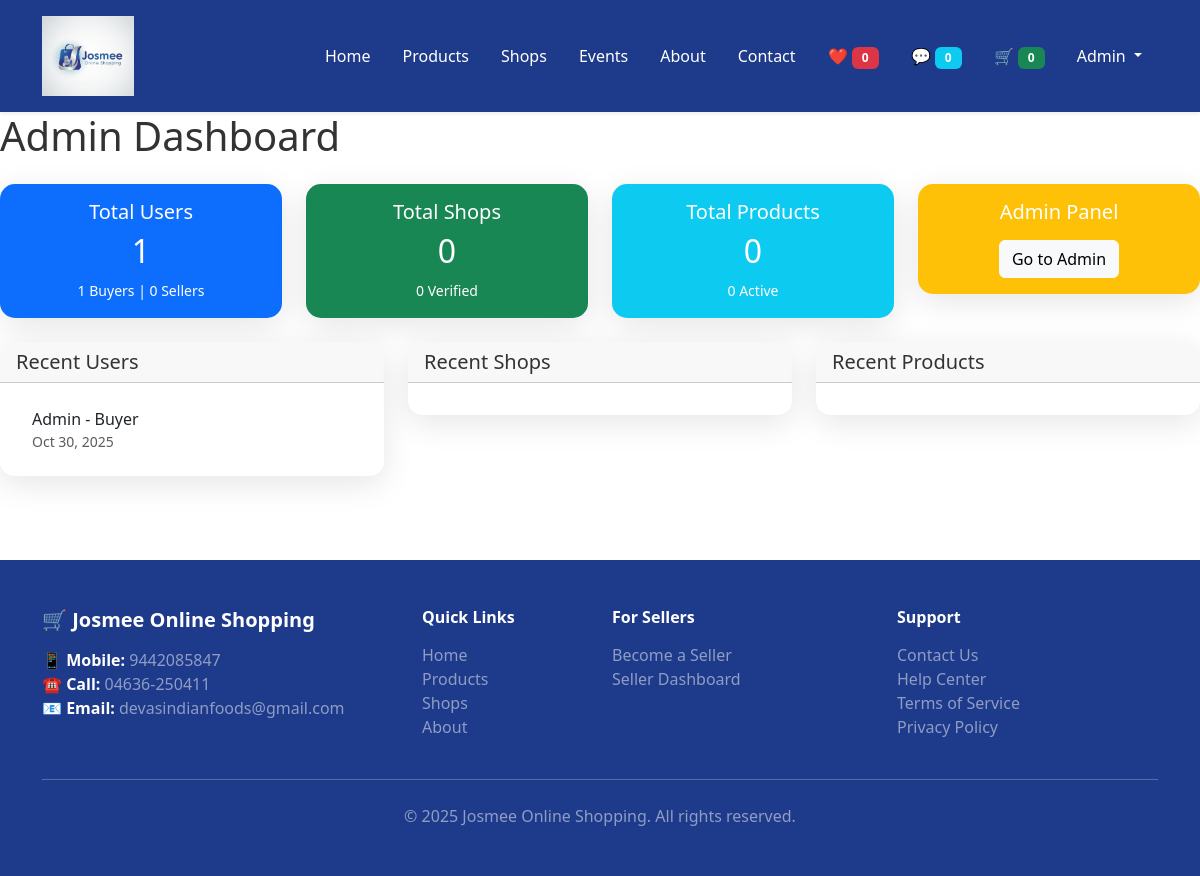
Page /dashboard/admin/ (signed in) on the committed database.
### accounts/models.py (models this page shows, shortened)
class CustomUser(AbstractUser):
    ROLE_CHOICES = (
        ('buyer', 'Buyer'),
        ('seller', 'Seller'),
        ('admin', 'Admin'),
    )
    role = models.CharField(max_length=10, choices=ROLE_CHOICES, default='buyer')
    phone = models.CharField(max_length=20, blank=True, null=True)
    avatar = models.ImageField(upload_to='avatars/', blank=True, null=True)
    is_verified = models.BooleanField(default=False)
    phone_verified = models.BooleanField(default=False)
    pan_number = models.CharField(max_length=10, blank=True, null=True, unique=True)
    gst_number = models.CharField(max_length=15, blank=True, null=True, unique=True)
    created_at = models.DateTimeField(auto_now_add=True)
    updated_at = models.DateTimeField(auto_now=True)
    class Meta:
        verbose_name = _('User')
        verbose_name_plural = _('Users')
    @property
    def is_admin_user(self):
        return self.role == 'admin' or self.is_superuser

### dashboard/views.py (the view)
# urls.py: path('admin/', views.admin_dashboard_view, name='admin_dashboard'),
@login_required
@admin_required
def admin_dashboard_view(request):
    from accounts.models import CustomUser
    from shops.models import Shop
    from store.models import Product
    from payments.models import Payment
    total_users = CustomUser.objects.count()
    total_buyers = CustomUser.objects.filter(role='buyer').count()
    total_sellers = CustomUser.objects.filter(role='seller').count()
    total_shops = Shop.objects.count()
    verified_shops = Shop.objects.filter(is_verified=True).count()
    total_products = Product.objects.count()
    active_products = Product.objects.filter(is_active=True).count()
    recent_users = CustomUser.objects.order_by('-date_joined')[:10]
    recent_shops = Shop.objects.order_by('-created_at')[:10]
    recent_products = Product.objects.order_by('-created_at')[:10]
    context = {
        'total_users': total_users,
        'total_buyers': total_buyers,
        'total_sellers': total_sellers,
        'total_shops': total_shops,
        'verified_shops': verified_shops,
        'total_products': total_products,
        'active_products': active_products,
        'recent_users': recent_users,
        'recent_shops': recent_shops,
        'recent_products': recent_products,
    }
    return render(request, 'dashboard/admin_dashboard.html', context)

### chat/context_processors.py (called while the page is built)
def unread_messages_count(request):
    if request.user.is_authenticated:
        try:
            conversations = Conversation.objects.filter(
                models.Q(buyer=request.user) | models.Q(seller=request.user)
            )
            unread_count = 0
            for conversation in conversations:
                unread_count += conversation.unread_count(request.user)
            return {'unread_messages_count': unread_count}
        except Exception:
            return {'unread_messages_count': 0}
    return {'unread_messages_count': 0}

### wishlist/context_processors.py (called while the page is built)
def wishlist_count(request):
    if request.user.is_authenticated:
        try:
            wishlist = Wishlist.objects.get(user=request.user)
            return {'wishlist_count': wishlist.item_count}
        except Wishlist.DoesNotExist:
            return {'wishlist_count': 0}
    return {'wishlist_count': 0}

### templates/dashboard/admin_dashboard.html (shortened to what this page needs)
{% extends 'base.html' %}
{% block content %}
<h1 class="mb-4">Admin Dashboard</h1>
<div class="row mb-4">
    <div class="col-md-3">
        <div class="card text-center bg-primary text-white">
            <div class="card-body">
                <h5 class="card-title">Total Users</h5>
                <h2>{{ total_users }}</h2>
                <small>{{ total_buyers }} Buyers | {{ total_sellers }} Sellers</small>
            </div>
        </div>
    </div>
    <div class="col-md-3">
        <div class="card text-center bg-success text-white">
            <div class="card-body">
                <h5 class="card-title">Total Shops</h5>
                <h2>{{ total_shops }}</h2>
                <small>{{ verified_shops }} Verified</small>
            </div>
        </div>
    </div>
    <div class="col-md-3">
        <div class="card text-center bg-info text-white">
            <div class="card-body">
                <h5 class="card-title">Total Products</h5>
                <h2>{{ total_products }}</h2>
                <small>{{ active_products }} Active</small>
            </div>
        </div>
    </div>
    <div class="col-md-3">
        <div class="card text-center bg-warning text-white">
            <div class="card-body">
                <h5 class="card-title">Admin Panel</h5>
                <a href="/admin/" class="btn btn-light mt-2">Go to Admin</a>
            </div>
        </div>
    </div>
</div>
<div class="row">
    <div class="col-md-4">
        <div class="card">
            <div class="card-header">
                <h5 class="mb-0">Recent Users</h5>
            </div>
            <div class="card-body">
                <ul class="list-group list-group-flush">
                    {% for user in recent_users %}
                    <li class="list-group-item">
                        {{ user.username }} - {{ user.get_role_display }}
                        <small class="text-muted d-block">{{ user.date_joined|date:"M d, Y" }}</small>
                    </li>
                    {% endfor %}
                </ul>
            </div>
        </div>
    </div>
    <div class="col-md-4">
        <div class="card">
            <div class="card-header">
                <h5 class="mb-0">Recent Shops</h5>
            </div>
            <div class="card-body">
            </div>
        </div>
    </div>
    <div class="col-md-4">
        <div class="card">
            <div class="card-header">
                <h5 class="mb-0">Recent Products</h5>
            </div>
            <div class="card-body">
            </div>
        </div>
    </div>
</div>
{% endblock %}

### templates/base.html (shortened to what this page needs)
{% load static %}
<!doctype html>
<html lang="en">
  <head>
    <link href="https://cdn.jsdelivr.net/npm/bootstrap@5.3.0/dist/css/bootstrap.min.css" rel="stylesheet">
  </head>
  <body>
    <header class="site-header text-white shadow-sm">
      <nav class="container">
        <div class="d-flex justify-content-between align-items-center py-3">
{% load static %}
<a class="navbar-brand" href="{% url 'store:home' %}">
  <img src="{% static 'img/logo.jpeg' %}" alt="Josmee Logo" style="height:80px; width:auto;">
</a>
          <ul class="nav">
            <li class="nav-item"><a class="nav-link text-white" href="{% url 'store:home' %}">Home</a></li>
            <li class="nav-item"><a class="nav-link text-white" href="{% url 'store:product_list' %}">Products</a></li>
            <li class="nav-item"><a class="nav-link text-white" href="{% url 'shops:shop_list' %}">Shops</a></li>
            <li class="nav-item"><a class="nav-link text-white" href="{% url 'promotions:event_list' %}">Events</a></li>
            <li class="nav-item"><a class="nav-link text-white" href="{% url 'store:about' %}">About</a></li>
            <li class="nav-item"><a class="nav-link text-white" href="{% url 'store:contact' %}">Contact</a></li>
            {% if user.is_authenticated %}
              <li class="nav-item">
                <a class="nav-link text-white position-relative" href="{% url 'wishlist:wishlist' %}">
                  ❤️ <span class="badge bg-danger">{{ wishlist_count|default:0 }}</span>
                </a>
              </li>
              <li class="nav-item">
                <a class="nav-link text-white position-relative" href="{% url 'chat:conversation_list' %}">
                  💬 <span class="badge bg-info">{{ unread_messages_count|default:0 }}</span>
                </a>
              </li>
              <li class="nav-item">
                <a class="nav-link text-white position-relative" href="{% url 'store:cart' %}">
                  🛒 <span class="badge bg-success">{{ cart_count|default:0 }}</span>
                </a>
              </li>
              <li class="nav-item dropdown">
                <a class="nav-link dropdown-toggle text-white" href="#" role="button" data-bs-toggle="dropdown">
                  {{ user.username }}
                </a>
              </li>
            {% else %}
              <li class="nav-item"><a class="nav-link text-white" href="{% url 'accounts:login' %}">Login</a></li>
              <li class="nav-item"><a class="nav-link btn btn-light text-primary px-3 ms-2" href="{% url 'accounts:register' %}">Register</a></li>
            {% endif %}
          </ul>
        </div>
      </nav>
    </header>
    <main id="main-content">
      {% block content %}{% endblock %}
    </main>
<footer class="site-footer text-white py-5 mt-5">
  <div class="container">
    <div class="row">
      <div class="col-md-4 mb-4 mb-md-0">
        <h5 class="mb-3 fw-bold">🛒 Josmee Online Shopping</h5>
        <ul class="list-unstyled mt-3">
          <li><strong>📱 Mobile:</strong> <a href="tel:9442085847" class="text-white-50 text-decoration-none">9442085847</a></li>
          <li><strong>☎️ Call:</strong> <a href="tel:04636250411" class="text-white-50 text-decoration-none">04636-250411</a></li>
          <li><strong>📧 Email:</strong> <a href="mailto:devasindianfoods@gmail.com" class="text-white-50 text-decoration-none">devasindianfoods@gmail.com</a></li>
        </ul>
      </div>
      <div class="col-md-2 mb-4 mb-md-0">
        <h6 class="mb-3 fw-bold">Quick Links</h6>
        <ul class="list-unstyled">
          <li><a href="{% url 'store:home' %}" class="text-white-50 text-decoration-none">Home</a></li>
          <li><a href="{% url 'store:product_list' %}" class="text-white-50 text-decoration-none">Products</a></li>
          <li><a href="{% url 'shops:shop_list' %}" class="text-white-50 text-decoration-none">Shops</a></li>
          <li><a href="{% url 'store:about' %}" class="text-white-50 text-decoration-none">About</a></li>
        </ul>
      </div>
      <div class="col-md-3 mb-4 mb-md-0">
        <h6 class="mb-3 fw-bold">For Sellers</h6>
        <ul class="list-unstyled">
          <li><a href="{% url 'accounts:register' %}" class="text-white-50 text-decoration-none">Become a Seller</a></li>
          <li><a href="{% url 'sellers:dashboard' %}" class="text-white-50 text-decoration-none">Seller Dashboard</a></li>
        </ul>
      </div>
      <div class="col-md-3">
        <h6 class="mb-3 fw-bold">Support</h6>
        <ul class="list-unstyled">
          <li><a href="{% url 'store:contact' %}" class="text-white-50 text-decoration-none">Contact Us</a></li>
          <li><a href="#" class="text-white-50 text-decoration-none">Help Center</a></li>
          <li><a href="#" class="text-white-50 text-decoration-none">Terms of Service</a></li>
          <li><a href="#" class="text-white-50 text-decoration-none">Privacy Policy</a></li>
        </ul>
      </div>
    </div>
    <hr class="my-4 bg-white opacity-25">
    <div class="text-center">
      <p class="mb-0 text-white-50">
        &copy; <span id="year"></span> Josmee Online Shopping. All rights reserved.
      </p>
    </div>
  </div>
</footer>
  </body>
</html>

### templates/base.html (style rules this page uses)
:root { --primary-gradient: linear-gradient(135deg, #667eea 0%, #764ba2 100%); --secondary-gradient: linear-gradient(135deg, #f093fb 0%, #f5576c 100%); --dark-blue: #1e3a8a; --success-gradient: linear-gradient(135deg, #11998e 0%, #38ef7d 100%); }
* { transition: all 0.3s cubic-bezier(0.4, 0, 0.2, 1); }
body { background: white; min-height: 100vh; color: #333; animation: fadeIn 0.5s ease-in; }
.site-header { background: var(--dark-blue) !important; box-shadow: 0 4px 20px rgba(30, 58, 138, 0.3); animation: slideDown 0.5s ease-out; }
.navbar-brand { font-size: 1.8rem; font-weight: 800; text-shadow: 2px 2px 4px rgba(0,0,0,0.3); color: white !important; }
.nav-link { font-weight: 500; color: white !important; position: relative; overflow: hidden; }
.nav-link::before { content: ''; position: absolute; bottom: 0; left: 0; width: 0; height: 2px; background: white; transition: width 0.3s ease; }
.card { background: rgba(255, 255, 255, 0.95); border: none; border-radius: 15px; box-shadow: 0 8px 32px rgba(0,0,0,0.1); color: #333; animation: scaleIn 0.5s ease-out; overflow: hidden; }
.site-footer { background: var(--dark-blue) !important; color: white; animation: slideUp 0.5s ease-out; }
.site-footer a { transition: all 0.3s ease; }
.badge { font-weight: 600; padding: 5px 10px; animation: scaleIn 0.3s ease-out; }
#main-content { min-height: calc(100vh - 400px); animation: fadeIn 0.6s ease-in; }
img { transition: transform 0.5s ease, filter 0.3s ease; }

### rows in the picture
CustomUser: username "Admin", role "Buyer", date_joined "Oct 30, 2025"

### other values in the picture
{{ wishlist_count|default:0 }} "0"
{{ unread_messages_count|default:0 }} "0"
{{ cart_count|default:0 }} "0"
{{ total_users }} "1"
{{ total_buyers }} "1"
{{ total_sellers }} "0"
{{ total_shops }} "0"
{{ verified_shops }} "0"
{{ total_products }} "0"
{{ active_products }} "0"
